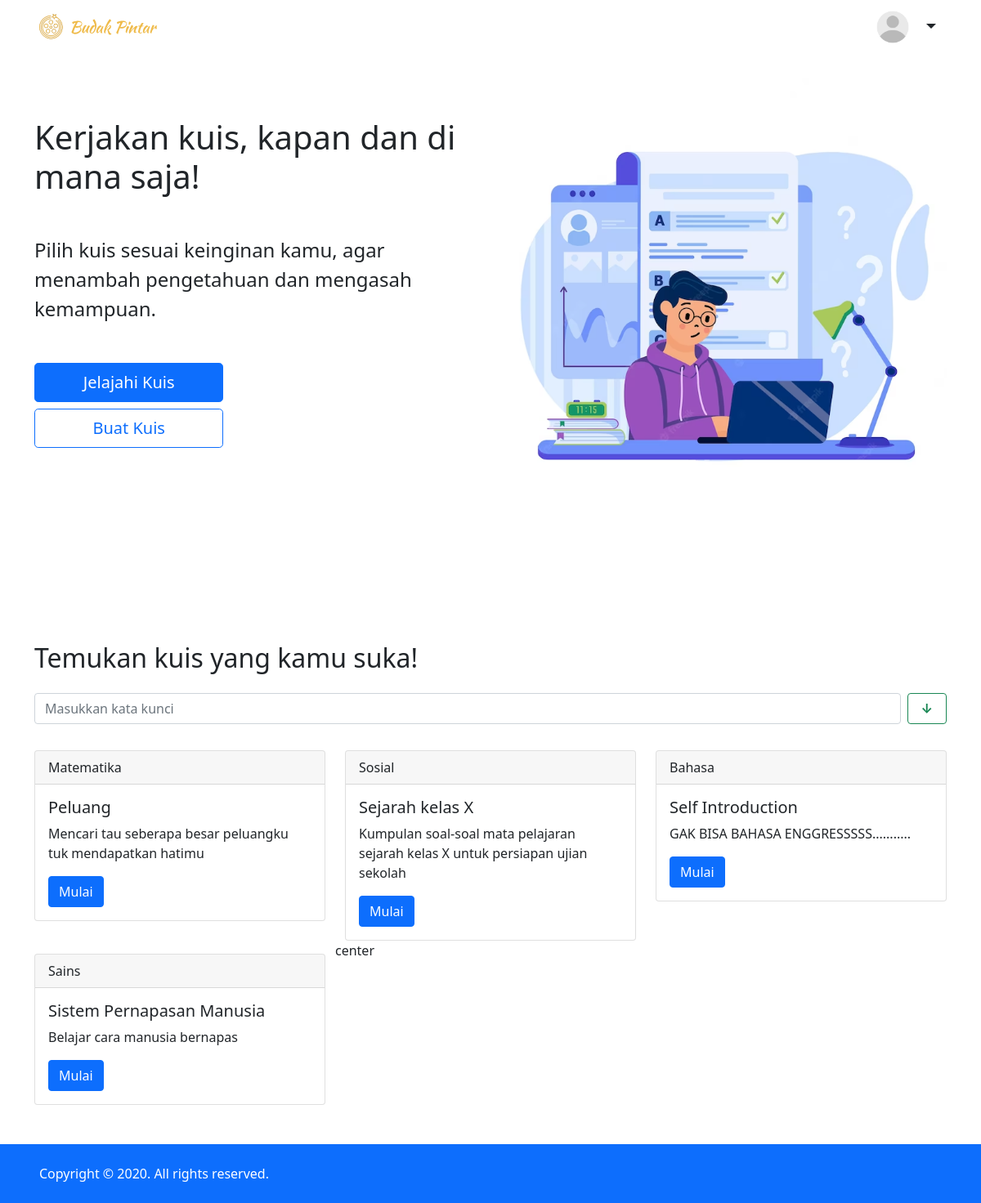
Page /public/home (signed in) on the committed database.
### tables this page shows
CREATE TABLE `kuis` (
  `id_kuis` int(11) NOT NULL,
  `genre_id_genre` int(11) NOT NULL,
  `nama_kuis` varchar(60) NOT NULL,
  `deksripsi_kuis` varchar(255) NOT NULL
);

CREATE TABLE `genre` (
  `id_genre` int(11) NOT NULL,
  `nama_genre` varchar(60) NOT NULL
);

### app/core/Controller.php (called while the page is built, shortened)
<?php
class Controller{
    public function view($view, $data = []) {
        require_once '../app/views/' . $view . '.php';
    }
    public function model($model, $data = []) {
        return new $model;
    }
}

### app/controllers/Home.php (called while the page is built, shortened)
<?php
class Home extends Controller{
    public function index() {
        $data['judul'] = 'HOME';
        $data['folder'] = 'home';
        $data['genre'] = $this->model('Genre_model')->getGenreAll();
        $data['kuis'] = $this->model('Kuis_model')->getKuisOrder();
        $this->view($data['folder'] . '/index',$data);
    }
}

### app/core/App.php (called while the page is built, shortened)
<?php
class App{
    protected $method = 'index';
    protected $parameters = [];
    public function __construct() {
        $this->controller = new $this->controller;
        call_user_func_array([$this->controller,$this->method],$this->parameters);
    }
}

### public/index.php (called while the page is built, shortened)
<?php
$app = new App;

### app/core/Database.php (called while the page is built, shortened)
<?php
class Database{
    private $db_host = DB_HOST;
    private $db_user = DB_USER;
    private $db_pass = DB_PASS;
    private $db_name = DB_NAME;
    private $dbh, $statement;
    public function __construct(){
        $dsn = 'mysql:host=' . $this->db_host . ';dbname=' . $this->db_name;
        $option = [
            PDO::ATTR_PERSISTENT => true,
            PDO::ATTR_ERRMODE => PDO::ERRMODE_EXCEPTION
        ];
        try{
            $this->dbh = new PDO($dsn,$this->db_user,$this->db_pass,$option);
        } catch(PDOException $error) {
            die($error->getMessage());
        }
    }
    public function query($query){
        $this->statement = $this->dbh->prepare($query);
    }
    public function exec(){
        $this->statement->execute();
    }
    public function resultSet(){
        $this->exec();
        return $this->statement->fetchAll(PDO::FETCH_ASSOC);
    }
}
?>

### app/models/Genre_model.php (called while the page is built, shortened)
<?php
class Genre_model {
    private $table = 'genre';
    private $db;
    public function __construct(){
        $this->db = new Database;
    }
    public function getGenreAll()
    {
        $query = "SELECT * FROM " . $this->table;
        $this->db->query($query);
        return $this->db->resultSet();
    }
}
?>

### app/models/Kuis_model.php (called while the page is built, shortened)
<?php
class Kuis_model
{
    private $table = 'kuis';
    private $db;
    public function __construct()
    {
        $this->db = new Database;
    }
    public function getKuisOrder($nilai = 'ASC')
    {
        $query = "SELECT * FROM " . $this->table . " ORDER BY nama_kuis " . $nilai;
        $this->db->query($query);
        return $this->db->resultSet();
    }
}

### app/views/home/index.php (the view, shortened to what this page needs)
<?php
$nama_pengguna = $_SESSION['nama_pengguna'];
$tampilan_gambar = 'user.png';
$db_genre = $data['genre'];
$db_kuis = $data['kuis'];
?>
<div class="container">
  <nav class="navbar navbar-light fixed-top bg-white">
    <div class="container">
      <a class="navbar-brand" href="#">
        <img src="<?= BASEURL; ?>/img/logo.png" alt="" height="40" class="d-inline-block align-text-center">
        <img src="<?= BASEURL; ?>/img/name_brand.svg" alt="" height="20" class="d-inline-block align-text-center">
      </a>
      <div class="dropdown justify-content-start align-items-center text-center">
        <label for="tombol-profil">
          <img src="<?= BASEURL; ?>/img/profile/<?= $tampilan_gambar ?>" width="40" alt="">
        </label>
        <a id="dropdownMenuButton1" name="dropdownMenuButton1" class="btn ms-1 fs-5 dropdown-toggle" data-bs-toggle="dropdown" aria-expanded="false"><?= ucfirst($nama_pengguna); ?></a>
      </div>
    </div>
  </nav>
  <section id="hero" class="mb-5">
    <div class="row">
      <div class="col-md-6">
        <h2 class="fs-1 text-start  mb-5 pt-md-5">Kerjakan kuis, kapan dan di mana saja!
        </h2>
        <p class="fs-4 text-start mb-5">Pilih kuis sesuai keinginan kamu, agar menambah pengetahuan dan mengasah
          kemampuan.
        </p>
        <div class="row mb-2">
          <div class="col-8 col-md-7">
            <a href="#category-linked" class="btn btn-primary btn-lg w-75">Jelajahi Kuis</a>
          </div>
        </div>
        <div class="row">
          <div class="col-8 col-md-7">
            <button id="tombol-buat-kuis" type="button" class="btn btn-outline-primary btn-lg w-75" data-bs-toggle="modal" data-bs-target="#formModal3">Buat Kuis</button>
          </div>
        </div>
      </div>
      <div class="col-md-6">
        <img src="<?= BASEURL; ?>/img/hero.png" alt="" class="img-fluid">
      </div>
    </div>
  </section>
  <br>
  <div id="category-linked"></div><br>
  <section id="search" class="mt-5 mb-3">
    <h2 class="">Temukan kuis yang kamu suka!</h2>
    <div class="d-flex mt-4">
      <input id="kata-kunci" class="form-control me-2" type="search" placeholder="Masukkan kata kunci" aria-label="Cari">
      <button id="tombol-urut" class="btn btn-outline-success fw-bold descending" type="button" style="padding-right:1rem; padding-left:1rem;">↓</button>
    </div>
  </section>
  <section id="category">
    <div id="hasil-cari" class="row ">
      <?php foreach ($db_kuis as $kuis) {
        $id_genre = $kuis['genre_id_genre'];
        foreach ($db_genre as $genre) {
          if ($genre['id_genre'] == $id_genre) {
            $nama_genre = $genre['nama_genre'];
          }
        }
      ?>
        <div class="col-md-4 pt-3">
          <div class="card">
            <div class="card-header">
              <?= ucfirst($nama_genre); ?>
            </div>
            <div class="card-body">
              <h5 class="card-title"><?= ucfirst($kuis['nama_kuis']); ?></h5>
              <p class="card-text"><?=ucfirst($kuis['deksripsi_kuis']); ?></p>
              <button value="<?= $kuis['id_kuis'] ?>" id="tombol-mulai" type="button" class="btn btn-primary" data-bs-target="#formModal2" data-bs-toggle="modal" data-bs-dismiss="modal">Mulai</button>
            </div>
          </div>
        </div>
      <?php } ?>center
    </div>
  </section>
</div>

### public/css/home/style.css (style rules this page uses)
#hero { padding-top: 6rem; }

### rows in the picture
kuis: genre_id_genre.nama_genre "Matematika", nama_kuis "Peluang", deksripsi_kuis "Mencari tau seberapa besar peluangku tuk mendapatkan hatimu", $kuis['id_kuis'] 1 (drawn)
kuis: genre_id_genre.nama_genre "Sosial", nama_kuis "Sejarah kelas X", deksripsi_kuis "Kumpulan soal-soal mata pelajaran sejarah kelas X untuk persiapan ujian sekolah", $kuis['id_kuis'] 2 (drawn)
kuis: genre_id_genre.nama_genre "Bahasa", nama_kuis "Self Introduction", deksripsi_kuis "GAK BISA BAHASA ENGGRESSSSS...........", $kuis['id_kuis'] 4 (drawn)
kuis: genre_id_genre.nama_genre "Sains", nama_kuis "Sistem Pernapasan Manusia", deksripsi_kuis "Belajar cara manusia bernapas", $kuis['id_kuis'] 3 (drawn)
